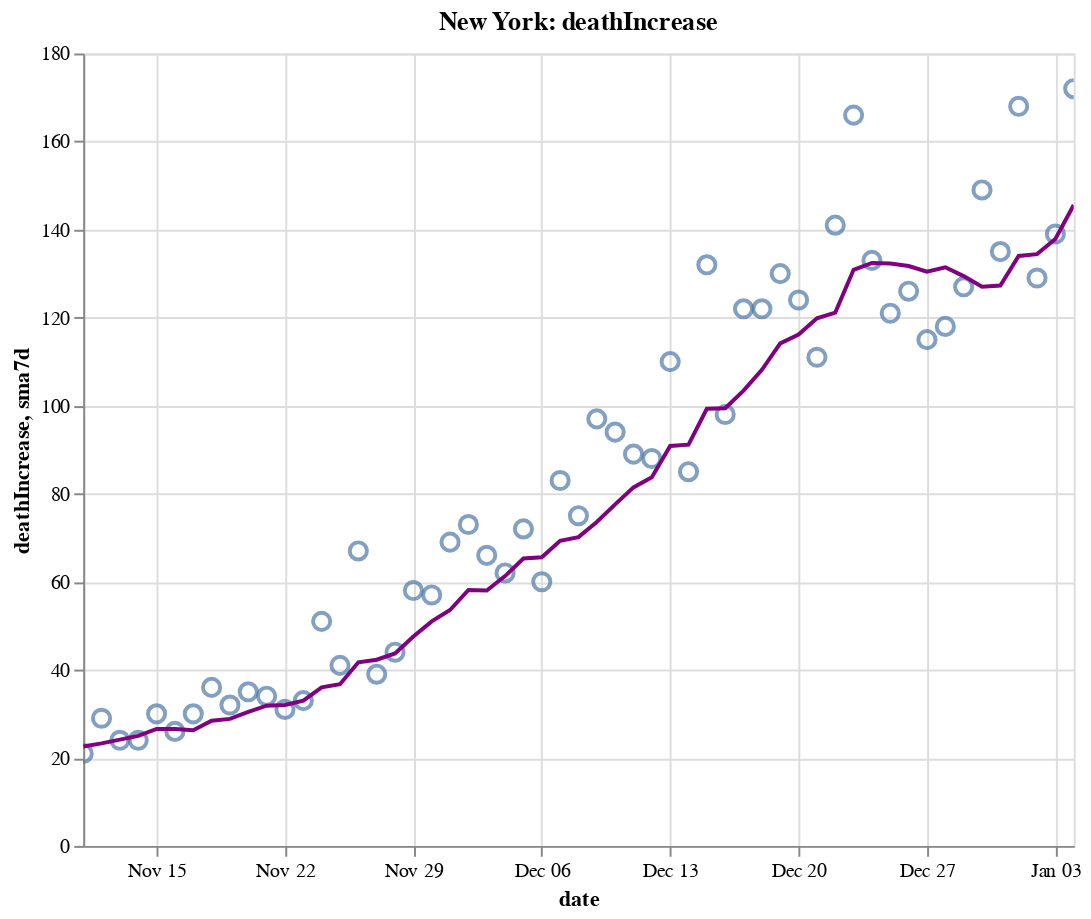

Notebook code cell kept with this figure:
### Code cell
create_plot(ny, 'deathIncrease')

### Figure 1 — Vega-Lite specification as saved in the notebook (floating-point values rounded to 4 significant figures)
{"config": {"view": {"continuousWidth": 400, "continuousHeight": 300}}, "layer": [{"layer": [{"mark": {"type": "point", "size": 75}, "encoding": {"tooltip": [{"type": "temporal", "field": "date"}, {"type": "quantitative", "field": "deathIncrease"}, {"type": "quantitative", "field": "sma7d"}], "x": {"type": "temporal", "field": "date"}, "y": {"type": "quantitative", "field": "deathIncrease"}}, "selection": {"selector012": {"type": "interval", "bind": "scales", "encodings": ["x", "y"]}}}, {"mark": {"type": "line", "color": "purple"}, "encoding": {"x": {"type": "temporal", "field": "date"}, "y": {"type": "quantitative", "field": "sma7d"}}}]}, {"mark": {"type": "rule", "color": "#aaa"}, "encoding": {"x": {"type": "temporal", "field": "date"}}, "transform": [{"filter": {"selection": "selector011"}}]}, {"mark": "circle", "encoding": {"opacity": {"condition": {"value": 1, "selection": "selector011"}, "value": 0}, "tooltip": [{"type": "temporal", "field": "date"}, {"type": "quantitative", "field": "deathIncrease"}, {"type": "quantitative", "field": "sma7d"}], "x": {"type": "temporal", "field": "date"}, "y": {"type": "quantitative", "field": "deathIncrease"}}, "selection": {"selector011": {"type": "single", "encodings": ["x"], "on": "mouseover", "nearest": true, "empty": "none"}}}, {"mark": {"type": "text", "align": "left", "dx": 5, "dy": -5, "stroke": "white", "strokeWidth": 2}, "encoding": {"text": {"type": "quantitative", "field": "deathIncrease"}, "tooltip": [{"type": "temporal", "field": "date"}, {"type": "quantitative", "field": "deathIncrease"}, {"type": "quantitative", "field": "sma7d"}], "x": {"type": "temporal", "field": "date"}, "y": {"type": "quantitative", "field": "deathIncrease"}}, "transform": [{"filter": {"selection": "selector011"}}]}, {"mark": {"type": "text", "align": "left", "dx": 5, "dy": -5}, "encoding": {"text": {"type": "quantitative", "field": "deathIncrease"}, "tooltip": [{"type": "temporal", "field": "date"}, {"type": "quantitative", "field": "deathIncrease"}, {"type": "quantitative", "field": "sma7d"}], "x": {"type": "temporal", "field": "date"}, "y": {"type": "quantitative", "field": "deathIncrease"}}, "transform": [{"filter": {"selection": "selector011"}}]}], "data": {"name": "data-2ab70f03d98e80b488b40ee54ca3ac5f"}, "height": 400, "title": "New York: deathIncrease", "width": 500, "$schema": "https://vega.github.io/schema/vega-lite/v4.8.1.json", "datasets": {"data-2ab70f03d98e80b488b40ee54ca3ac5f": [{"date": "2020-11-11T00:00:00", "totalTestResultsIncrease": 164300.0, "positiveIncrease": 4820.0, "death": 26030.0, "deathIncrease": 21.0, "positiveRate": 0.029, "state": "New York", "sma7d": 22.57}, {"date": "2020-11-12T00:00:00", "totalTestResultsIncrease": 162600.0, "positiveIncrease": 4797.0, "death": 26060.0, "deathIncrease": 29.0, "positiveRate": 0.029, "state": "New York", "sma7d": 23.29}, {"date": "2020-11-13T00:00:00", "totalTestResultsIncrease": 203700.0, "positiveIncrease": 5401.0, "death": 26080.0, "deathIncrease": 24.0, "positiveRate": 0.027, "state": "New York", "sma7d": 24.14}, {"date": "2020-11-14T00:00:00", "totalTestResultsIncrease": 184200.0, "positiveIncrease": 5388.0, "death": 26100.0, "deathIncrease": 24.0, "positiveRate": 0.029, "state": "New York", "sma7d": 25.0}, {"date": "2020-11-15T00:00:00", "totalTestResultsIncrease": 133200.0, "positiveIncrease": 3649.0, "death": 26130.0, "deathIncrease": 30.0, "positiveRate": 0.027, "state": "New York", "sma7d": 26.57}, {"date": "2020-11-16T00:00:00", "totalTestResultsIncrease": 124600.0, "positiveIncrease": 3490.0, "death": 26160.0, "deathIncrease": 26.0, "positiveRate": 0.028, "state": "New York", "sma7d": 26.57}, {"date": "2020-11-17T00:00:00", "totalTestResultsIncrease": 159900.0, "positiveIncrease": 5088.0, "death": 26190.0, "deathIncrease": 30.0, "positiveRate": 0.032, "state": "New York", "sma7d": 26.29}, {"date": "2020-11-18T00:00:00", "totalTestResultsIncrease": 154400.0, "positiveIncrease": 5294.0, "death": 26220.0, "deathIncrease": 36.0, "positiveRate": 0.034, "state": "New York", "sma7d": 28.43}, {"date": "2020-11-19T00:00:00", "totalTestResultsIncrease": 195200.0, "positiveIncrease": 5310.0, "death": 26260.0, "deathIncrease": 32.0, "positiveRate": 0.027, "state": "New York", "sma7d": 28.86}, {"date": "2020-11-20T00:00:00", "totalTestResultsIncrease": 205500.0, "positiveIncrease": 5468.0, "death": 26290.0, "deathIncrease": 35.0, "positiveRate": 0.027, "state": "New York", "sma7d": 30.43}, {"date": "2020-11-21T00:00:00", "totalTestResultsIncrease": 207900.0, "positiveIncrease": 5972.0, "death": 26330.0, "deathIncrease": 34.0, "positiveRate": 0.029, "state": "New York", "sma7d": 31.86}, {"date": "2020-11-22T00:00:00", "totalTestResultsIncrease": 196600.0, "positiveIncrease": 5392.0, "death": 26360.0, "deathIncrease": 31.0, "positiveRate": 0.027, "state": "New York", "sma7d": 32.0}, {"date": "2020-11-23T00:00:00", "totalTestResultsIncrease": 191500.0, "positiveIncrease": 5906.0, "death": 26390.0, "deathIncrease": 33.0, "positiveRate": 0.031, "state": "New York", "sma7d": 33.0}, {"date": "2020-11-24T00:00:00", "totalTestResultsIncrease": 164800.0, "positiveIncrease": 4881.0, "death": 26440.0, "deathIncrease": 51.0, "positiveRate": 0.03, "state": "New York", "sma7d": 36.0}, {"date": "2020-11-25T00:00:00", "totalTestResultsIncrease": 173100.0, "positiveIncrease": 6265.0, "death": 26480.0, "deathIncrease": 41.0, "positiveRate": 0.036, "state": "New York", "sma7d": 36.71}, {"date": "2020-11-26T00:00:00", "totalTestResultsIncrease": 217700.0, "positiveIncrease": 6933.0, "death": 26550.0, "deathIncrease": 67.0, "positiveRate": 0.032, "state": "New York", "sma7d": 41.71}, {"date": "2020-11-27T00:00:00", "totalTestResultsIncrease": 219400.0, "positiveIncrease": 8176.0, "death": 26590.0, "deathIncrease": 39.0, "positiveRate": 0.037, "state": "New York", "sma7d": 42.29}, {"date": "2020-11-28T00:00:00", "totalTestResultsIncrease": 152400.0, "positiveIncrease": 6063.0, "death": 26630.0, "deathIncrease": 44.0, "positiveRate": 0.04, "state": "New York", "sma7d": 43.71}, {"date": "2020-11-29T00:00:00", "totalTestResultsIncrease": 157300.0, "positiveIncrease": 6723.0, "death": 26690.0, "deathIncrease": 58.0, "positiveRate": 0.043, "state": "New York", "sma7d": 47.57}, {"date": "2020-11-30T00:00:00", "totalTestResultsIncrease": 149000.0, "positiveIncrease": 6819.0, "death": 26750.0, "deathIncrease": 57.0, "positiveRate": 0.046, "state": "New York", "sma7d": 51.0}, {"date": "2020-12-01T00:00:00", "totalTestResultsIncrease": 146700.0, "positiveIncrease": 7285.0, "death": 26820.0, "deathIncrease": 69.0, "positiveRate": 0.05, "state": "New York", "sma7d": 53.57}, {"date": "2020-12-02T00:00:00", "totalTestResultsIncrease": 193600.0, "positiveIncrease": 8973.0, "death": 26890.0, "deathIncrease": 73.0, "positiveRate": 0.046, "state": "New York", "sma7d": 58.14}, {"date": "2020-12-03T00:00:00", "totalTestResultsIncrease": 203400.0, "positiveIncrease": 9855.0, "death": 26960.0, "deathIncrease": 66.0, "positiveRate": 0.048, "state": "New York", "sma7d": 58.0}, {"date": "2020-12-04T00:00:00", "totalTestResultsIncrease": 208300.0, "positiveIncrease": 11270.0, "death": 27020.0, "deathIncrease": 62.0, "positiveRate": 0.054, "state": "New York", "sma7d": 61.29}, {"date": "2020-12-05T00:00:00", "totalTestResultsIncrease": 215400.0, "positiveIncrease": 10760.0, "death": 27090.0, "deathIncrease": 72.0, "positiveRate": 0.05, "state": "New York", "sma7d": 65.29}, {"date": "2020-12-06T00:00:00", "totalTestResultsIncrease": 205800.0, "positiveIncrease": 9702.0, "death": 27150.0, "deathIncrease": 60.0, "positiveRate": 0.047, "state": "New York", "sma7d": 65.57}, {"date": "2020-12-07T00:00:00", "totalTestResultsIncrease": 152300.0, "positiveIncrease": 7302.0, "death": 27230.0, "deathIncrease": 83.0, "positiveRate": 0.048, "state": "New York", "sma7d": 69.29}, {"date": "2020-12-08T00:00:00", "totalTestResultsIncrease": 162500.0, "positiveIncrease": 9335.0, "death": 27310.0, "deathIncrease": 75.0, "positiveRate": 0.057, "state": "New York", "sma7d": 70.14}, {"date": "2020-12-09T00:00:00", "totalTestResultsIncrease": 194600.0, "positiveIncrease": 10600.0, "death": 27400.0, "deathIncrease": 97.0, "positiveRate": 0.054, "state": "New York", "sma7d": 73.57}, {"date": "2020-12-10T00:00:00", "totalTestResultsIncrease": 197400.0, "positiveIncrease": 10180.0, "death": 27500.0, "deathIncrease": 94.0, "positiveRate": 0.052, "state": "New York", "sma7d": 77.57}, {"date": "2020-12-11T00:00:00", "totalTestResultsIncrease": 212700.0, "positiveIncrease": 10600.0, "death": 27590.0, "deathIncrease": 89.0, "positiveRate": 0.05, "state": "New York", "sma7d": 81.43}, {"date": "2020-12-12T00:00:00", "totalTestResultsIncrease": 242900.0, "positiveIncrease": 11130.0, "death": 27680.0, "deathIncrease": 88.0, "positiveRate": 0.046, "state": "New York", "sma7d": 83.71}, {"date": "2020-12-13T00:00:00", "totalTestResultsIncrease": 205200.0, "positiveIncrease": 10190.0, "death": 27780.0, "deathIncrease": 110.0, "positiveRate": 0.05, "state": "New York", "sma7d": 90.86}, {"date": "2020-12-14T00:00:00", "totalTestResultsIncrease": 159800.0, "positiveIncrease": 9044.0, "death": 27870.0, "deathIncrease": 85.0, "positiveRate": 0.057, "state": "New York", "sma7d": 91.14}, {"date": "2020-12-15T00:00:00", "totalTestResultsIncrease": 194200.0, "positiveIncrease": 10350.0, "death": 28000.0, "deathIncrease": 132.0, "positiveRate": 0.053, "state": "New York", "sma7d": 99.29}, {"date": "2020-12-16T00:00:00", "totalTestResultsIncrease": 160900.0, "positiveIncrease": 9998.0, "death": 28100.0, "deathIncrease": 98.0, "positiveRate": 0.062, "state": "New York", "sma7d": 99.43}, {"date": "2020-12-17T00:00:00", "totalTestResultsIncrease": 202800.0, "positiveIncrease": 10910.0, "death": 28220.0, "deathIncrease": 122.0, "positiveRate": 0.054, "state": "New York", "sma7d": 103.4}, {"date": "2020-12-18T00:00:00", "totalTestResultsIncrease": 249400.0, "positiveIncrease": 12700.0, "death": 28340.0, "deathIncrease": 122.0, "positiveRate": 0.051, "state": "New York", "sma7d": 108.1}, {"date": "2020-12-19T00:00:00", "totalTestResultsIncrease": 191500.0, "positiveIncrease": 9919.0, "death": 28470.0, "deathIncrease": 130.0, "positiveRate": 0.052, "state": "New York", "sma7d": 114.1}, {"date": "2020-12-20T00:00:00", "totalTestResultsIncrease": 197300.0, "positiveIncrease": 9957.0, "death": 28600.0, "deathIncrease": 124.0, "positiveRate": 0.05, "state": "New York", "sma7d": 116.1}, {"date": "2020-12-21T00:00:00", "totalTestResultsIncrease": 156500.0, "positiveIncrease": 9007.0, "death": 28710.0, "deathIncrease": 111.0, "positiveRate": 0.058, "state": "New York", "sma7d": 119.9}, {"date": "2020-12-22T00:00:00", "totalTestResultsIncrease": 164900.0, "positiveIncrease": 9716.0, "death": 28850.0, "deathIncrease": 141.0, "positiveRate": 0.059, "state": "New York", "sma7d": 121.1}, {"date": "2020-12-23T00:00:00", "totalTestResultsIncrease": 204400.0, "positiveIncrease": 11940.0, "death": 29020.0, "deathIncrease": 166.0, "positiveRate": 0.058, "state": "New York", "sma7d": 130.9}, {"date": "2020-12-24T00:00:00", "totalTestResultsIncrease": 226300.0, "positiveIncrease": 12570.0, "death": 29150.0, "deathIncrease": 133.0, "positiveRate": 0.056, "state": "New York", "sma7d": 132.4}, {"date": "2020-12-25T00:00:00", "totalTestResultsIncrease": 226600.0, "positiveIncrease": 12450.0, "death": 29270.0, "deathIncrease": 121.0, "positiveRate": 0.055, "state": "New York", "sma7d": 132.3}, {"date": "2020-12-26T00:00:00", "totalTestResultsIncrease": 201400.0, "positiveIncrease": 10810.0, "death": 29400.0, "deathIncrease": 126.0, "positiveRate": 0.054, "state": "New York", "sma7d": 131.7}, {"date": "2020-12-27T00:00:00", "totalTestResultsIncrease": 130300.0, "positiveIncrease": 7623.0, "death": 29510.0, "deathIncrease": 115.0, "positiveRate": 0.059, "state": "New York", "sma7d": 130.4}, {"date": "2020-12-28T00:00:00", "totalTestResultsIncrease": 124900.0, "positiveIncrease": 10410.0, "death": 29630.0, "deathIncrease": 118.0, "positiveRate": 0.083, "state": "New York", "sma7d": 131.4}, {"date": "2020-12-29T00:00:00", "totalTestResultsIncrease": 160200.0, "positiveIncrease": 11440.0, "death": 29760.0, "deathIncrease": 127.0, "positiveRate": 0.071, "state": "New York", "sma7d": 129.4}, {"date": "2020-12-30T00:00:00", "totalTestResultsIncrease": 154900.0, "positiveIncrease": 13420.0, "death": 29900.0, "deathIncrease": 149.0, "positiveRate": 0.087, "state": "New York", "sma7d": 127.0}, {"date": "2020-12-31T00:00:00", "totalTestResultsIncrease": 216600.0, "positiveIncrease": 16800.0, "death": 30040.0, "deathIncrease": 135.0, "positiveRate": 0.078, "state": "New York", "sma7d": 127.3}, {"date": "2021-01-01T00:00:00", "totalTestResultsIncrease": 219300.0, "positiveIncrease": 16500.0, "death": 30210.0, "deathIncrease": 168.0, "positiveRate": 0.075, "state": "New York", "sma7d": 134.0}, {"date": "2021-01-02T00:00:00", "totalTestResultsIncrease": 202400.0, "positiveIncrease": 15070.0, "death": 30340.0, "deathIncrease": 129.0, "positiveRate": 0.074, "state": "New York", "sma7d": 134.4}, {"date": "2021-01-03T00:00:00", "totalTestResultsIncrease": 142300.0, "positiveIncrease": 11370.0, "death": 30480.0, "deathIncrease": 139.0, "positiveRate": 0.08, "state": "New York", "sma7d": 137.9}, {"date": "2021-01-04T00:00:00", "totalTestResultsIncrease": 134400.0, "positiveIncrease": 11210.0, "death": 30650.0, "deathIncrease": 172.0, "positiveRate": 0.083, "state": "New York", "sma7d": 145.6}]}}
